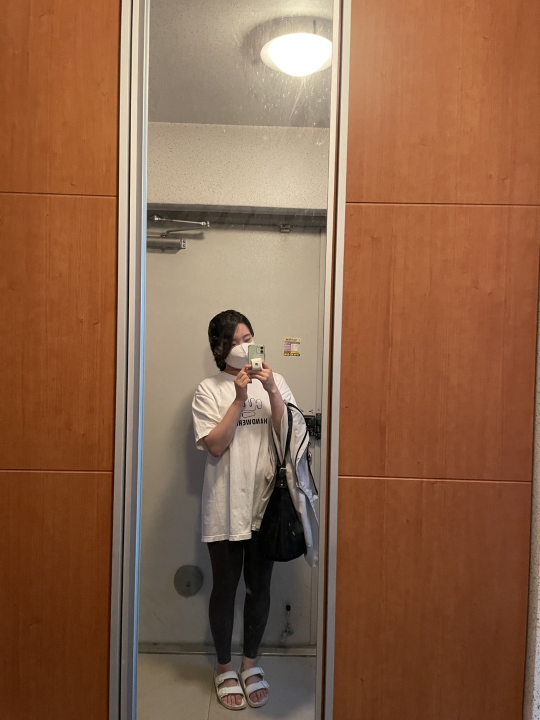
#> input picture openCV/Image/hani_03.jpg, 1080 x 1440 px (shown at 1/2 size)
$ jupyter execute '19. 기하학적 변환.ipynb'
#> lines starting #> are read from the running program, lines starting #| are printed output that depends on the picture
[cell 1]
import cv2
import numpy as np

src = cv2.imread("Image/hani_03.jpg", cv2.IMREAD_COLOR)
#> src is the input picture: shape (1440, 1080, 3); mean B, G, R 73, 99.4, 139.8
height, width, channel = src.shape
#> height = 1440; width = 1080; channel = 3

srcPoint = np.array([[300, 200], [400, 200], [500, 500], [200, 500]], dtype=np.float32)
dstPoint = np.array([[0, 0], [width, 0], [width, height], [0, height]], dtype=np.float32)

matrix = cv2.getPerspectiveTransform(srcPoint, dstPoint)
dst = cv2.warpPerspective(src, matrix, (width, height))
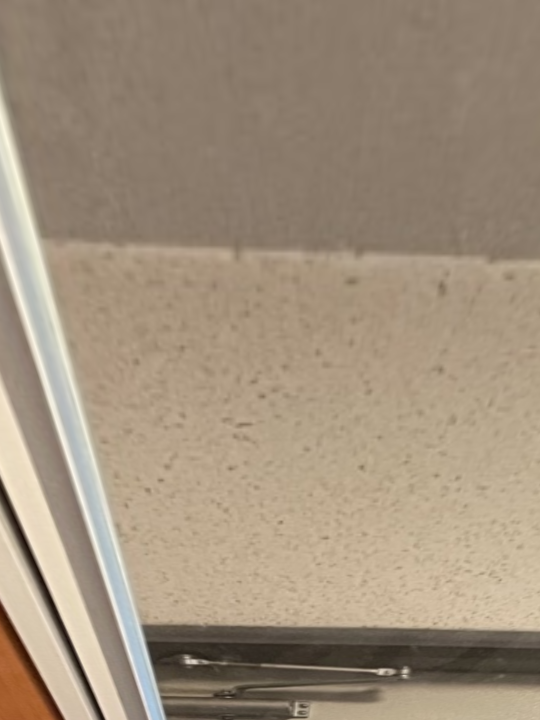
#> dst: shape (1440, 1080, 3) (shown at 1/2 size); mean B, G, R 124.4, 144.3, 160.7

cv2.imshow("dst", dst)
cv2.waitKey()
cv2.destroyAllWindows()


$ run again, with openCV/Image/hani_01.jpg copied over openCV/Image/hani_03.jpg
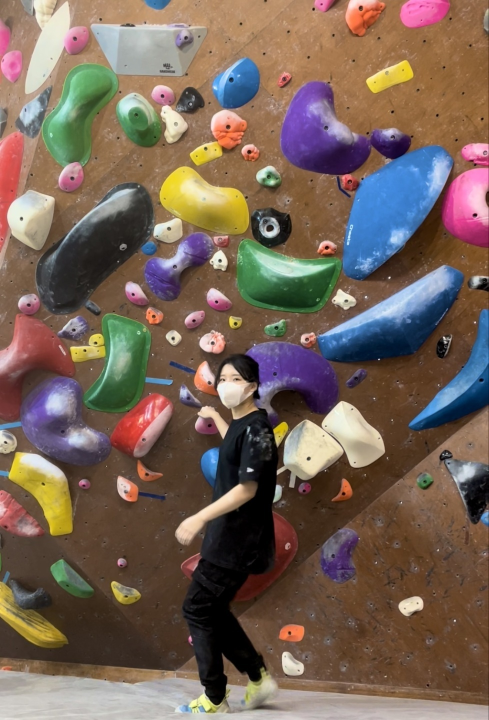
#> input picture openCV/Image/hani_01.jpg, 977 x 1440 px (shown at 1/2 size)
#> src is the input picture: shape (1440, 977, 3); mean B, G, R 87.9, 100.1, 119.2
#> `dst = cv2.warpPerspective(src, matrix, (width, height))`:
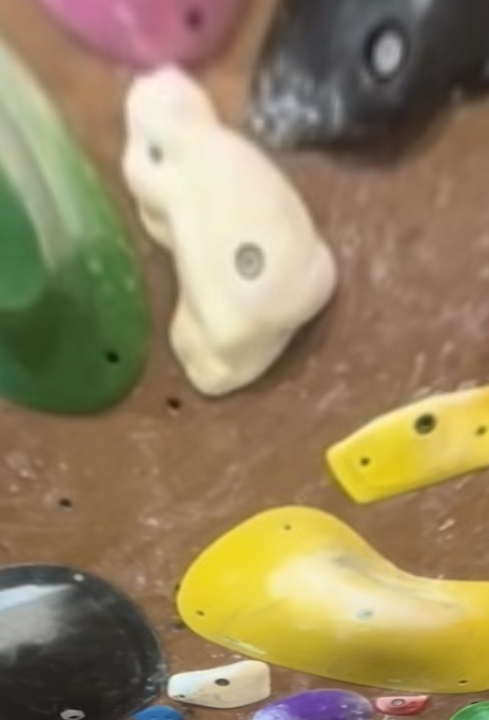
#> dst: shape (1440, 977, 3) (shown at 1/2 size); mean B, G, R 96.7, 132.1, 149.5

$ run again, with openCV/Image/beach.jpg copied over openCV/Image/hani_03.jpg
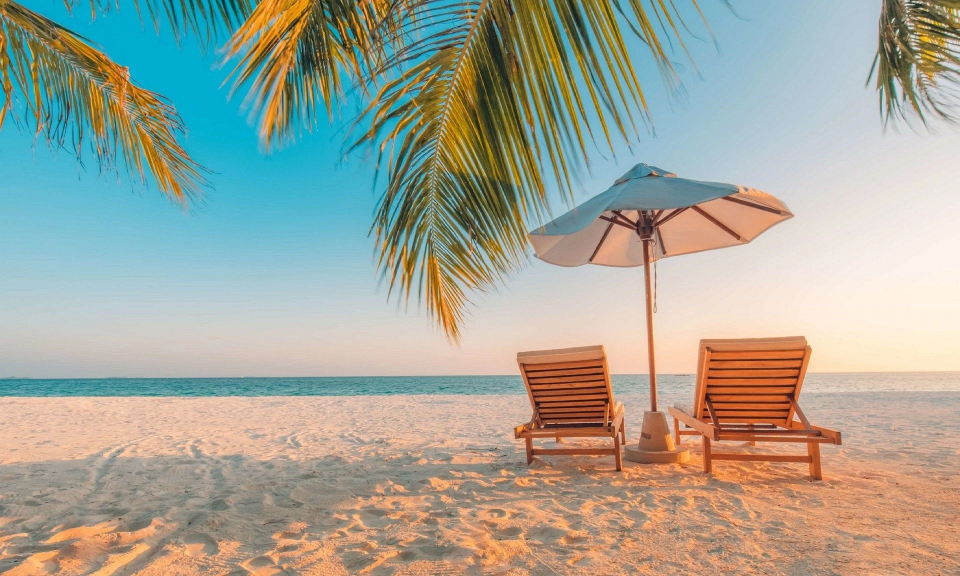
#> input picture openCV/Image/beach.jpg, 1920 x 1152 px (shown at 1/2 size)
#> src is the input picture: shape (1152, 1920, 3); mean B, G, R 152.1, 165, 162.8
#> `dst = cv2.warpPerspective(src, matrix, (width, height))`:
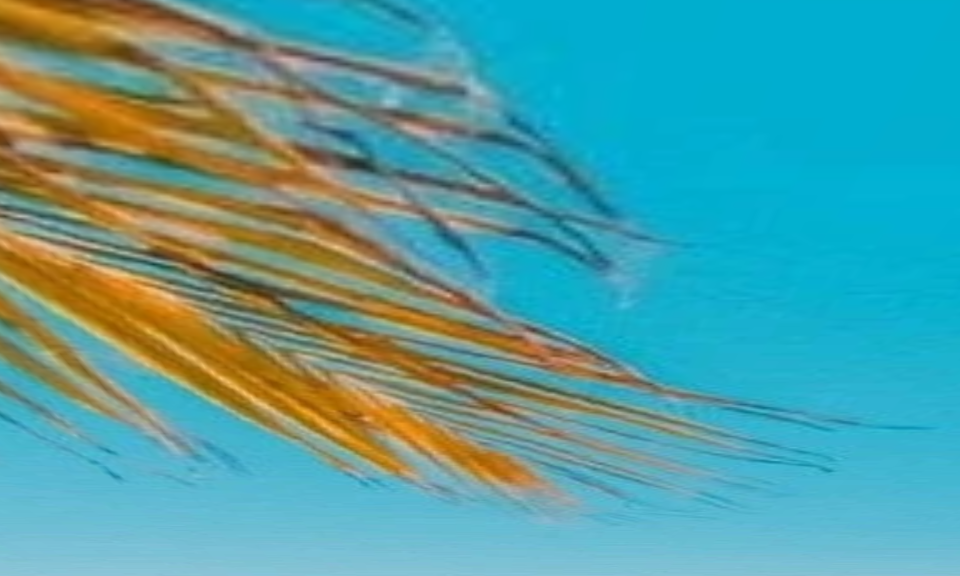
#> dst: shape (1152, 1920, 3) (shown at 1/2 size); mean B, G, R 160.7, 158.7, 83.6
